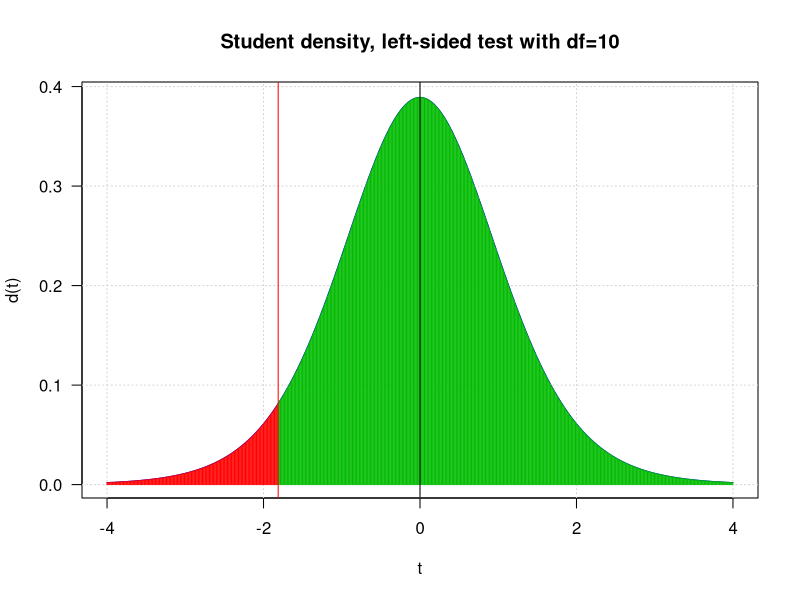
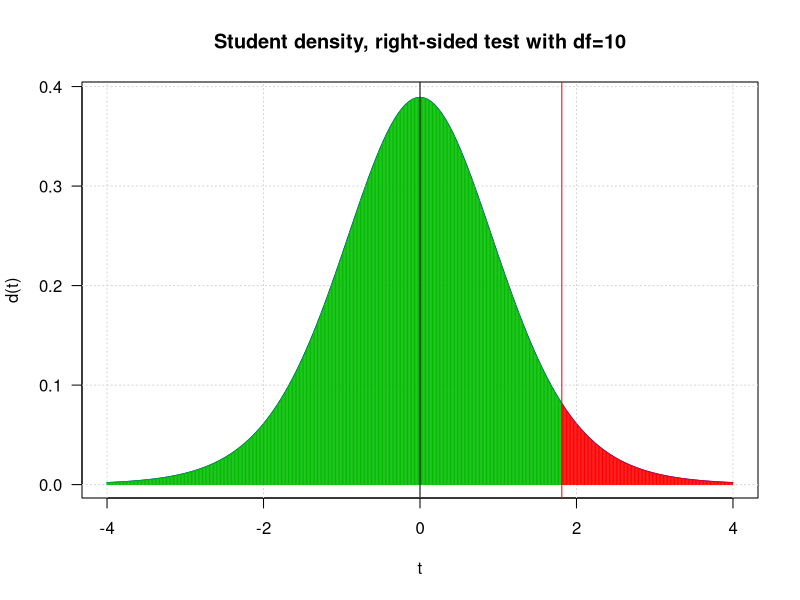
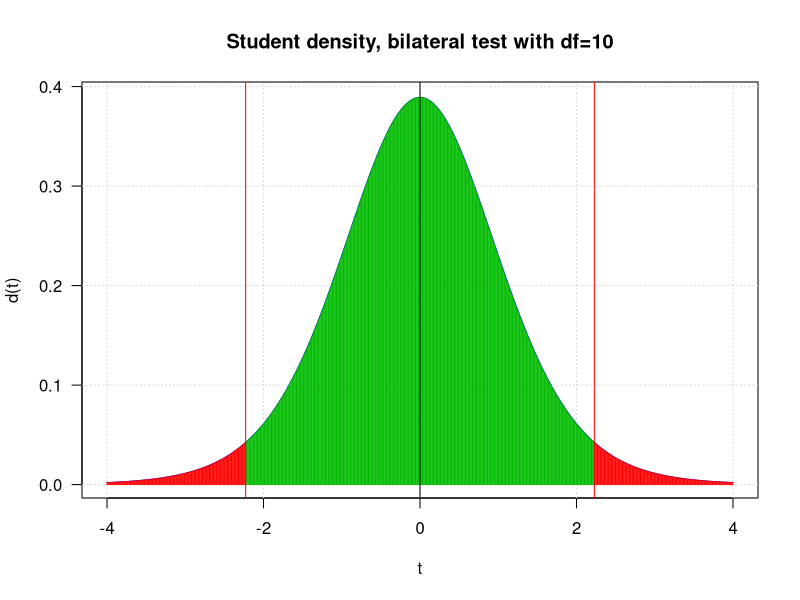
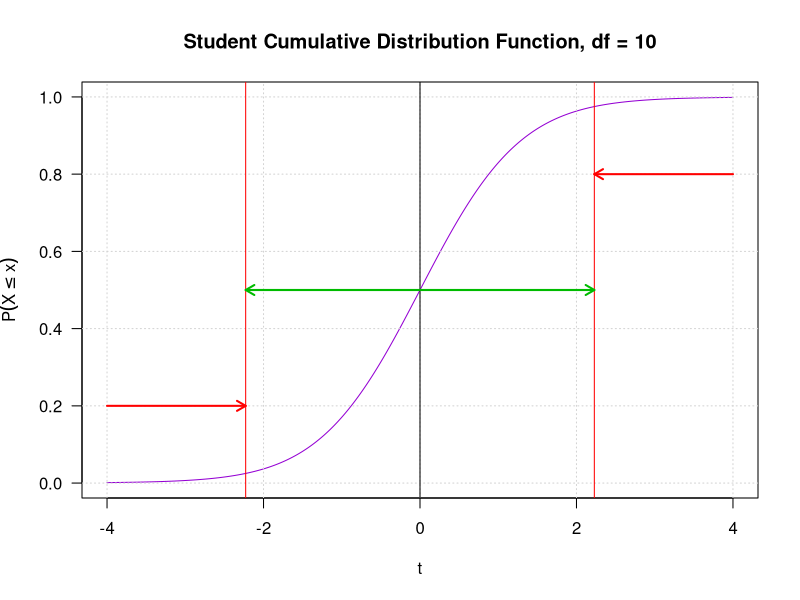

These figures' R source, in order:
## ---- chunk 1

alpha <- 0.05
df <- 10
t_threshold <- qt(p = alpha, df = df)

x <- seq(from=-4, to=4, by=0.01)
dens <- dt(x, df = df)
plot(x, 
     dens, 
     main = paste0("Student density, left-sided test with df=", df),
     xlab = "t",
     ylab = "d(t)",
     type='l', 
     col = "blue",
     las = 1)
grid()
x_reject = seq(from = -4, to = t_threshold, by = 0.01)
x_accept = seq(from = t_threshold, to = 4, by = 0.01)
lines(x_reject, dt(x_reject, df = df), type = "h", col = "red")
lines(x_accept, dt(x_accept, df = df), type = "h", col = "#00BB00")
abline(v=0)
abline(v = t_threshold,   col = "red")
## ---- chunk 2

alpha <- 0.05
df <- 10
t_threshold <- qt(p = 1 - alpha, df = df)

x <- seq(from=-4, to=4, by=0.01)
dens <- dt(x, df = df)
plot(x, 
     dens, 
     main = paste0("Student density, right-sided test with df=", df),
     xlab = "t",
     ylab = "d(t)",
     type='l', 
     col = "blue",
     las = 1)
grid()
x_reject = seq(from=t_threshold, to = 4.0, by=0.01)
x_accept = seq(from=-4, to = t_threshold, by=0.01)
lines(x_reject, dt(x_reject, df = df), type = "h", col = "red")
lines(x_accept, dt(x_accept, df = df), type = "h", col = "#00BB00")
abline(v=0)
abline(v = t_threshold,   col = "red")
## ---- chunk 3

alpha <- 0.05
df <- 10
t_threshold <- abs(qt(p = alpha/2, df = df))

x <- seq(from=-4, to=4, by=0.01)
dens <- dt(x, df = df)
plot(x, 
     dens, 
     main = paste0("Student density, bilateral test with df=", df),
     xlab = "t",
     ylab = "d(t)",
     type='l', 
     col = "blue",
     las = 1)
grid()
x_up = seq(from=t_threshold, to = 4.0, by=0.01)
x_mid = seq(from=-t_threshold, to = t_threshold, by=0.01)
x_down = seq(from=-4.0, to = -t_threshold, by=0.01)
lines(x_up, dt(x_up, df = df), type = "h", col = "red")
lines(x_mid, dt(x_mid, df = df), type = "h", col = "#00BB00")
lines(x_down, dt(x_down, df = df), type = "h", col = "red")
abline(v=0)
abline(v = c(-t_threshold, t_threshold),   col = "red")


## ---- chunk 4

alpha <- 0.05
df <- 10
t_threshold <- abs(qt(p = alpha/2, df = df))
x <- seq(from=-4, to=4, by=0.01)
dens <- dt(x, df = df)


cdf <- pt(x, df = 10, lower.tail = TRUE)
plot(x, 
     cdf, 
     main = "Student Cumulative Distribution Function, df = 10",
     xlab = "t",
     ylab = expression(P(X <= x)),
     type='l', 
     col = "darkviolet",
     las = 1)
grid()
abline(v=0)
abline(v = c(-t_threshold, t_threshold),  col = "red")
arrows(x0=-4, x1 = -t_threshold, y0 = 0.2, y1 = 0.2, col = "red", length = 0.1, code = 2, lwd = 2)
arrows(x0=t_threshold, x1 = 4, y0 = 0.8, y1 = 0.8, col = "red", length = 0.1, code = 1, lwd=2)
arrows(x0=-t_threshold, x1 = t_threshold, y0 = 0.5, y1 = 0.5, col = "#00BB00", length = 0.1, code = 3, lwd=2)
